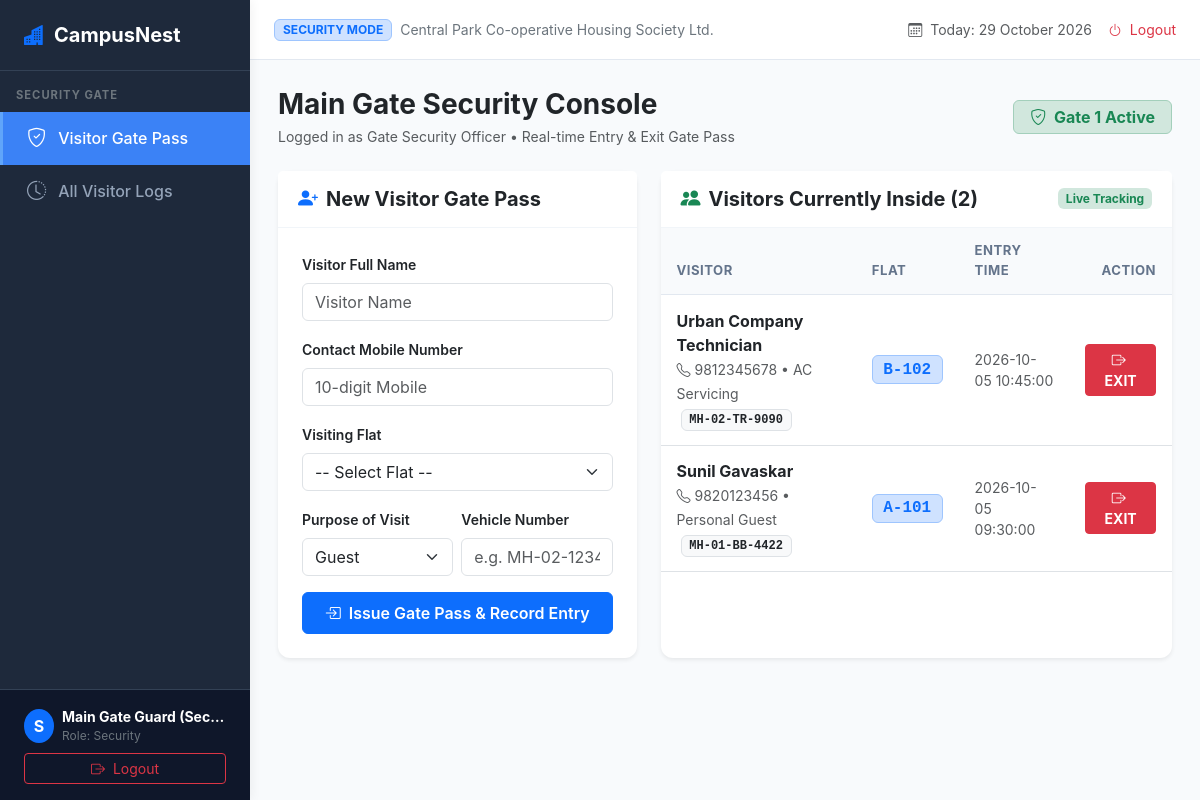
Screenshot of /security/dashboard (signed in) with the database file from the repository.
### tables this page shows
CREATE TABLE visitors (
        id INTEGER PRIMARY KEY AUTOINCREMENT,
        visitor_name TEXT NOT NULL,
        phone TEXT NOT NULL,
        flat_id INTEGER NOT NULL,
        purpose TEXT NOT NULL,
        vehicle_number TEXT,
        entry_time TIMESTAMP DEFAULT CURRENT_TIMESTAMP,
        exit_time TIMESTAMP,
        status TEXT DEFAULT 'Inside' CHECK(status IN ('Inside', 'Exited')),
        recorded_by INTEGER,
        created_at TIMESTAMP DEFAULT CURRENT_TIMESTAMP,
        FOREIGN KEY (flat_id) REFERENCES flats(id) ON DELETE CASCADE,
        FOREIGN KEY (recorded_by) REFERENCES users(id) ON DELETE SET NULL
    );

CREATE TABLE flats (
        id INTEGER PRIMARY KEY AUTOINCREMENT,
        flat_number TEXT NOT NULL UNIQUE,
        wing TEXT NOT NULL,
        floor INTEGER NOT NULL,
        flat_type TEXT DEFAULT '2BHK',
        owner_name TEXT NOT NULL,
        owner_phone TEXT NOT NULL,
        resident_name TEXT,
        resident_phone TEXT,
        status TEXT DEFAULT 'Vacant' CHECK(status IN ('Occupied', 'Vacant')),
        created_at TIMESTAMP DEFAULT CURRENT_TIMESTAMP
    );

### app.py (the view)
@app.route('/security/dashboard')
@role_required('security')
def security_dashboard():
    active_visitors = query_db('''
        SELECT v.*, f.flat_number
        FROM visitors v
        JOIN flats f ON v.flat_id = f.id
        WHERE v.status = 'Inside'
        ORDER BY v.id DESC
    ''')
    all_flats = query_db("SELECT id, flat_number, wing, resident_name, owner_name FROM flats ORDER BY flat_number ASC")
    return render_template('security_dashboard.html',
                           active_page='security_dashboard',
                           active_visitors=active_visitors,
                           flats=all_flats)

### app.py (called while the page is built, shortened)
@app.context_processor
def inject_globals():
    return {
        'current_date': date.today().strftime('%d %B %Y')
    }

def role_required(*allowed_roles):
    def decorator(f):
        @wraps(f)
        def decorated_function(*args, **kwargs):
            if not session.get('user_id'):
                flash('Please log in first.', 'warning')
                return redirect(url_for('login'))
            return f(*args, **kwargs)
        return decorated_function
    return decorator

### db.py (called while the page is built)
def get_connection():
    os.makedirs(os.path.dirname(DB_FILE), exist_ok=True)
    conn = sqlite3.connect(DB_FILE, timeout=10)
    conn.row_factory = sqlite3.Row
    conn.execute("PRAGMA foreign_keys = ON;")
    return conn

def query_db(query, args=(), one=False):
    conn = get_connection()
    try:
        cur = conn.cursor()
        cur.execute(query, args)
        rv = cur.fetchall()
        cur.close()
        res = [dict(row) for row in rv]
        return (res[0] if res else None) if one else res
    finally:
        conn.close()

### templates/security_dashboard.html (shortened to what this page needs)
{% extends "base.html" %}
{% block content %}
<div class="d-flex justify-content-between align-items-center mb-4">
    <div>
        <h3 class="fw-bold text-dark mb-1">Main Gate Security Console</h3>
        <p class="text-muted small mb-0">Logged in as Gate Security Officer &bull; Real-time Entry & Exit Gate Pass</p>
    </div>
    <span class="badge bg-success-subtle text-success border border-success-subtle px-3 py-2 fs-6">
        <i class="bi bi-shield-check me-1"></i> Gate 1 Active
    </span>
</div>
<div class="row g-4">
    <div class="col-lg-5">
        <div class="card shadow-sm border-0">
            <div class="card-header bg-white py-3">
                <h5 class="fw-bold text-dark mb-0"><i class="bi bi-person-plus-fill text-primary me-2"></i>New Visitor Gate Pass</h5>
            </div>
            <div class="card-body p-4">
                <form method="POST" action="{{ url_for('security_add_visitor') }}">
                    <div class="mb-3">
                        <label class="form-label small fw-semibold">Visitor Full Name</label>
                        <input type="text" name="visitor_name" class="form-control" placeholder="Visitor Name" required autofocus>
                    </div>
                    <div class="mb-3">
                        <label class="form-label small fw-semibold">Contact Mobile Number</label>
                        <input type="text" name="phone" class="form-control" placeholder="10-digit Mobile" required>
                    </div>
                    <div class="mb-3">
                        <label class="form-label small fw-semibold">Visiting Flat</label>
                        <select name="flat_id" class="form-select" required>
                            <option value="">-- Select Flat --</option>
                        </select>
                    </div>
                    <div class="row g-2 mb-3">
                        <div class="col-6">
                            <label class="form-label small fw-semibold">Purpose of Visit</label>
                            <select name="purpose" class="form-select">
                                <option value="Guest">Guest</option>
                            </select>
                        </div>
                        <div class="col-6">
                            <label class="form-label small fw-semibold">Vehicle Number</label>
                            <input type="text" name="vehicle_number" class="form-control" placeholder="e.g. MH-02-1234">
                        </div>
                    </div>
                    <button type="submit" class="btn btn-primary w-100 py-2 fw-semibold">
                        <i class="bi bi-box-arrow-in-right me-1"></i> Issue Gate Pass & Record Entry
                    </button>
                </form>
            </div>
        </div>
    </div>
    <div class="col-lg-7">
        <div class="card shadow-sm border-0 h-100">
            <div class="card-header bg-white py-3 d-flex justify-content-between align-items-center">
                <h5 class="fw-bold text-dark mb-0"><i class="bi bi-people-fill text-success me-2"></i>Visitors Currently Inside ({{ active_visitors|length }})</h5>
                <span class="badge bg-success-subtle text-success">Live Tracking</span>
            </div>
            <div class="card-body p-0">
                <div class="table-responsive">
                    <table class="table table-hover align-middle mb-0">
                        <thead class="table-light">
                            <tr>
                                <th>Visitor</th>
                                <th>Flat</th>
                                <th>Entry Time</th>
                                <th class="text-end">Action</th>
                            </tr>
                        </thead>
                        <tbody>
                            {% for v in active_visitors %}
                            <tr>
                                <td>
                                    <div class="fw-bold text-dark">{{ v.visitor_name }}</div>
                                    <small class="text-muted"><i class="bi bi-telephone me-1"></i>{{ v.phone }} &bull; {{ v.purpose }}</small>
                                    {% if v.vehicle_number %}
                                        <span class="badge bg-light text-dark border font-monospace ms-1">{{ v.vehicle_number }}</span>
                                    {% endif %}
                                </td>
                                <td><span class="badge bg-primary-subtle text-primary border border-primary-subtle font-monospace fs-6">{{ v.flat_number }}</span></td>
                                <td class="small text-muted">{{ v.entry_time }}</td>
                                <td class="text-end">
                                    <form method="POST" action="{{ url_for('security_exit_visitor', visitor_id=v.id) }}">
                                        <button type="submit" class="btn btn-danger btn-sm px-3 py-1 fw-bold">
                                            <i class="bi bi-box-arrow-right me-1"></i> EXIT
                                        </button>
                                    </form>
                                </td>
                            </tr>
                            {% endfor %}
                        </tbody>
                    </table>
                </div>
            </div>
        </div>
    </div>
</div>
{% endblock %}

### static/css/style.css (style rules this page uses)
:root { --primary-color: #2563eb; --primary-hover: #1d4ed8; --secondary-color: #475569; --success-color: #10b981; --warning-color: #f59e0b; --danger-color: #ef4444; --sidebar-width: 250px; --header-height: 60px; --bg-light: #f8fafc; --card-shadow: 0 4px 6px -1px rgba(0, 0, 0, 0.05), 0 2px 4px -2px rgba(0, 0, 0, 0.05); }
body { font-family: -apple-system, BlinkMacSystemFont, "Segoe UI", Roboto, "Helvetica Neue", Arial, sans-serif; background-color: var(--bg-light); color: #1e293b; min-height: 100vh; }
.card { border: 1px solid #e2e8f0; border-radius: 12px; box-shadow: var(--card-shadow); background-color: #fff; }
.card-header { background-color: #fff; border-bottom: 1px solid #f1f5f9; font-weight: 600; padding: 1rem 1.25rem; }
.table { vertical-align: middle; margin-bottom: 0; }
.table th { font-size: 0.82rem; font-weight: 700; text-transform: uppercase; letter-spacing: 0.5px; color: #64748b; background-color: #f8fafc; border-bottom: 1px solid #e2e8f0; padding: 0.85rem 1rem; }
.table td { padding: 0.85rem 1rem; color: #334155; }

### rows the page displays
visitors: visitor_name "Urban Company Technician", phone "9812345678", purpose "AC Servicing", vehicle_number "MH-02-TR-9090", flat_number "B-102", entry_time "2026-10-05 10:45:00"
visitors: visitor_name "Sunil Gavaskar", phone "9820123456", purpose "Personal Guest", vehicle_number "MH-01-BB-4422", flat_number "A-101", entry_time "2026-10-05 09:30:00"

### other values shown
{{ session.get('username')[0]|upper }} "S"
{{ session.get('full_name') }} "Main Gate Guard (Sec…"
{{ session.get('role') }} "Security"
{{ session.get('role') }} "SECURITY"
{{ active_visitors|length }} "2"
